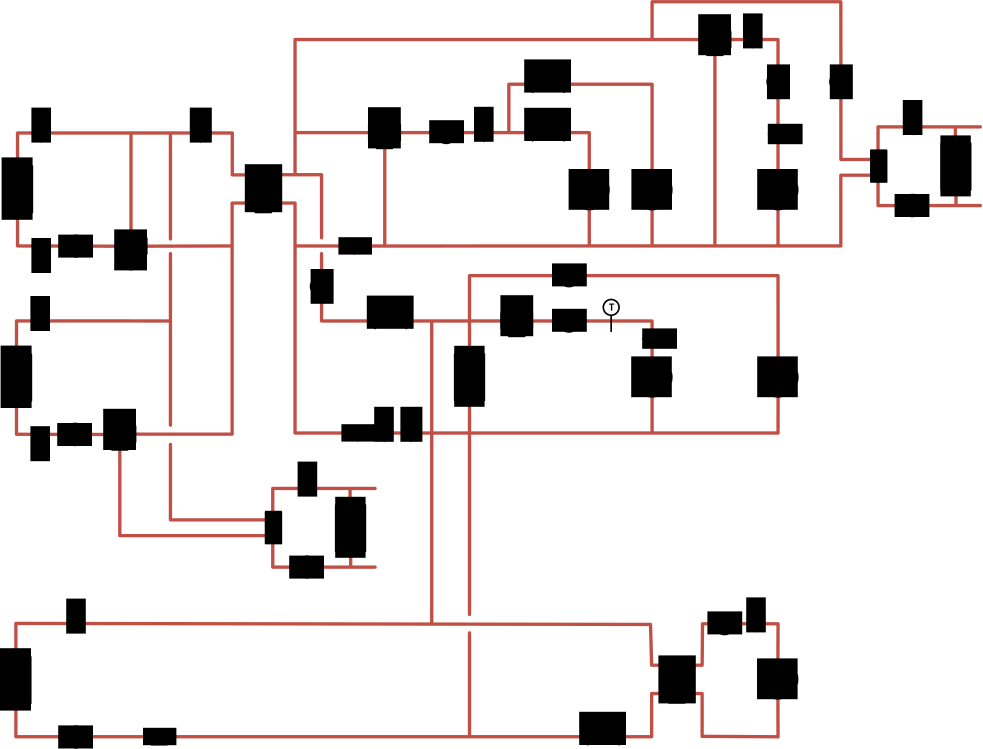
#> input picture res.png, 4911 x 3744 px (shown at 1/5 size)
$ python follow_edges.py
#> lines starting #> are read from the running program, lines starting #| are printed output that depends on the picture
from collections import namedtuple
from typing import List, Tuple, Iterator

import cv2
import numpy

Point = namedtuple('Point', 'x y')
Box = namedtuple('Box', 'x y w h')

MARKED_COLOR = [255, 0, 255]
LINE_COLOR = [70, 80, 192]
COLOR_THRESHOLD = 5
SCALE = 0.2

def is_line_pixel(pixel: numpy.ndarray) -> bool:
    return LINE_COLOR[0] - COLOR_THRESHOLD <= pixel[0] <= LINE_COLOR[0] + COLOR_THRESHOLD and LINE_COLOR[
        1] - COLOR_THRESHOLD <= pixel[1] <= LINE_COLOR[1] + COLOR_THRESHOLD and LINE_COLOR[2] - COLOR_THRESHOLD <= \
           pixel[2] <= LINE_COLOR[2] + COLOR_THRESHOLD


def inside(point: Point, box: Box) -> bool:
    return box.x <= point.x <= box.x + box.w and box.y <= point.y <= box.y + box.h


def expand_pixel(img: numpy.ndarray, pos: Point, candidates: List[Point]) -> ():
    img[pos.y, pos.x] = MARKED_COLOR

    # Check for black pixels which are node candidates
    if (img[pos.y - 1, pos.x] == [0, 0, 0]).all():
        candidates.append(Point(pos.y - 1, pos.x))
    if (img[pos.y, pos.x + 1] == [0, 0, 0]).all():
        candidates.append(Point(pos.y, pos.x + 1))
    if (img[pos.y, pos.x - 1] == [0, 0, 0]).all():
        candidates.append(Point(pos.y, pos.x - 1))
    if (img[pos.y + 1, pos.x] == [0, 0, 0]).all():
        candidates.append(Point(pos.y + 1, pos.x))

    if is_line_pixel(img[pos.y - 1, pos.x]):
        expand_pixel(img, Point(pos.x, pos.y - 1), candidates)
    if is_line_pixel(img[pos.y, pos.x + 1]):
        expand_pixel(img, Point(pos.x + 1, pos.y), candidates)
    if is_line_pixel(img[pos.y, pos.x - 1]):
        expand_pixel(img, Point(pos.x - 1, pos.y), candidates)
    if is_line_pixel(img[pos.y + 1, pos.x]):
        expand_pixel(img, Point(pos.x, pos.y + 1), candidates)


def get_adjacent_nodes(img: numpy.ndarray, start: Point, startbox: Box) -> Iterator[Tuple[int, int]]:
    # Downsample image to prevent stack overflow
    scale_img = cv2.resize(img,  # original image
                           (0, 0),  # set fx and fy, not the final size
                           fx=SCALE,
                           fy=SCALE,
                           interpolation=cv2.INTER_NEAREST)

    # Create empty candidates list to be filled by the recursive pixel filling algorithm
    candidates = []
    scale_start = Point(int(start.x * SCALE), int(start.y * SCALE))
    expand_pixel(scale_img, scale_start, candidates)
    cv2.imwrite('algo.png', scale_img)

    # Upscale node coordinates
    return map(lambda node: (int(node[0]/SCALE), int(node[1]/SCALE)), candidates)


img = cv2.imread('res.png')
#> img is the input picture: shape (3744, 4911, 3); mean B, G, R 226.8, 227.2, 231.3
nodeList = get_adjacent_nodes(img, Point(270, 665), (0, 0, 0, 0))
#> in get_adjacent_nodes, `scale_img = cv2.resize(img,`:
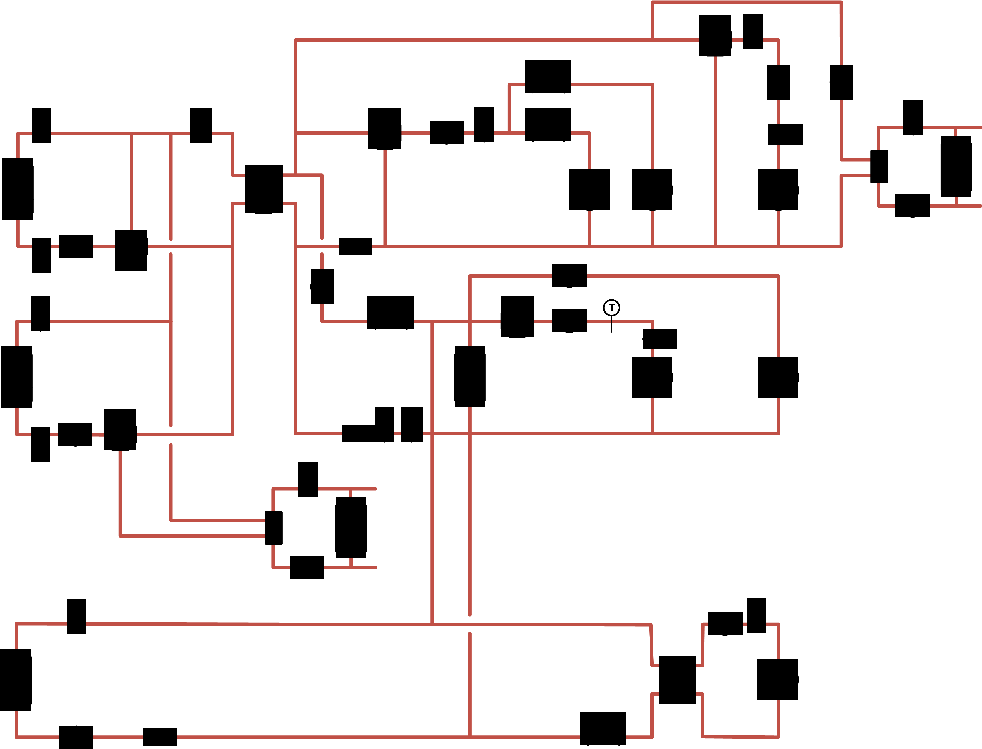
#> scale_img: shape (749, 982, 3); mean B, G, R 226.8, 227.2, 231.4
#> in expand_pixel (call 2), `img[pos.y, pos.x] = MARKED_COLOR`: img: shape (749, 982, 3); mean B, G, R 226.8, 227.2, 231.4
#> in expand_pixel (call 3), `img[pos.y, pos.x] = MARKED_COLOR`: img: shape (749, 982, 3); mean B, G, R 226.8, 227.2, 231.4
#> in expand_pixel (call 4), `img[pos.y, pos.x] = MARKED_COLOR`: img: shape (749, 982, 3); mean B, G, R 226.8, 227.2, 231.4
#> in expand_pixel (call 5), `img[pos.y, pos.x] = MARKED_COLOR`: img: shape (749, 982, 3); mean B, G, R 226.8, 227.2, 231.4
#> in expand_pixel (call 6), `img[pos.y, pos.x] = MARKED_COLOR`: img: shape (749, 982, 3); mean B, G, R 226.8, 227.2, 231.4
#> in expand_pixel (call 7), `img[pos.y, pos.x] = MARKED_COLOR`: img: shape (749, 982, 3); mean B, G, R 226.8, 227.2, 231.4
#> in expand_pixel (call 8), `img[pos.y, pos.x] = MARKED_COLOR`: img: shape (749, 982, 3); mean B, G, R 226.8, 227.2, 231.4
#> in expand_pixel (call 9), `img[pos.y, pos.x] = MARKED_COLOR`: img: shape (749, 982, 3); mean B, G, R 226.8, 227.2, 231.4
#> in expand_pixel (call 10), `img[pos.y, pos.x] = MARKED_COLOR`: img: shape (749, 982, 3); mean B, G, R 226.8, 227.2, 231.4
#> in expand_pixel (call 11), `img[pos.y, pos.x] = MARKED_COLOR`: img: shape (749, 982, 3); mean B, G, R 226.8, 227.2, 231.4
#> in expand_pixel (call 12), `img[pos.y, pos.x] = MARKED_COLOR`: img: shape (749, 982, 3); mean B, G, R 226.8, 227.2, 231.4
#> in expand_pixel (call 13), `img[pos.y, pos.x] = MARKED_COLOR`: img: shape (749, 982, 3); mean B, G, R 226.8, 227.2, 231.4
#> in expand_pixel (call 14), `img[pos.y, pos.x] = MARKED_COLOR`: img: shape (749, 982, 3); mean B, G, R 226.8, 227.2, 231.4
#> in expand_pixel (call 15), `img[pos.y, pos.x] = MARKED_COLOR`: img: shape (749, 982, 3); mean B, G, R 226.8, 227.2, 231.4
#> in expand_pixel (call 16), `img[pos.y, pos.x] = MARKED_COLOR`: img: shape (749, 982, 3); mean B, G, R 226.8, 227.2, 231.4
#> in expand_pixel (call 17), `img[pos.y, pos.x] = MARKED_COLOR`: img: shape (749, 982, 3); mean B, G, R 226.8, 227.2, 231.4
#> in expand_pixel (call 18), `img[pos.y, pos.x] = MARKED_COLOR`: img: shape (749, 982, 3); mean B, G, R 226.8, 227.2, 231.4
#> in expand_pixel (call 19), `img[pos.y, pos.x] = MARKED_COLOR`: img: shape (749, 982, 3); mean B, G, R 226.8, 227.2, 231.4
#> in expand_pixel (call 20), `img[pos.y, pos.x] = MARKED_COLOR`: img: shape (749, 982, 3); mean B, G, R 226.8, 227.2, 231.4
#> in expand_pixel (call 21), `img[pos.y, pos.x] = MARKED_COLOR`: img: shape (749, 982, 3); mean B, G, R 226.8, 227.2, 231.4
#> in expand_pixel (call 22), `img[pos.y, pos.x] = MARKED_COLOR`: img: shape (749, 982, 3); mean B, G, R 226.8, 227.2, 231.4
#> in expand_pixel (call 23), `img[pos.y, pos.x] = MARKED_COLOR`: img: shape (749, 982, 3); mean B, G, R 226.8, 227.2, 231.4
#> in expand_pixel (call 24), `img[pos.y, pos.x] = MARKED_COLOR`: img: shape (749, 982, 3); mean B, G, R 226.8, 227.2, 231.4
#> in expand_pixel (call 25), `img[pos.y, pos.x] = MARKED_COLOR`: img: shape (749, 982, 3); mean B, G, R 226.8, 227.2, 231.4
#> in expand_pixel (call 26), `img[pos.y, pos.x] = MARKED_COLOR`: img: shape (749, 982, 3); mean B, G, R 226.8, 227.2, 231.4
#> in expand_pixel (call 27), `img[pos.y, pos.x] = MARKED_COLOR`: img: shape (749, 982, 3); mean B, G, R 226.8, 227.2, 231.4
#> in expand_pixel (call 28), `img[pos.y, pos.x] = MARKED_COLOR`: img: shape (749, 982, 3); mean B, G, R 226.8, 227.2, 231.4
#> in expand_pixel (call 29), `img[pos.y, pos.x] = MARKED_COLOR`: img: shape (749, 982, 3); mean B, G, R 226.8, 227.2, 231.4
#> in expand_pixel (call 30), `img[pos.y, pos.x] = MARKED_COLOR`: img: shape (749, 982, 3); mean B, G, R 226.8, 227.2, 231.4
#> in expand_pixel (call 31), `img[pos.y, pos.x] = MARKED_COLOR`: img: shape (749, 982, 3); mean B, G, R 226.8, 227.2, 231.4
#> in expand_pixel (call 32), `img[pos.y, pos.x] = MARKED_COLOR`: img: shape (749, 982, 3); mean B, G, R 226.8, 227.2, 231.4
#> in expand_pixel (call 33), `img[pos.y, pos.x] = MARKED_COLOR`: img: shape (749, 982, 3); mean B, G, R 226.8, 227.2, 231.4
#> in expand_pixel (call 34), `img[pos.y, pos.x] = MARKED_COLOR`: img: shape (749, 982, 3); mean B, G, R 226.8, 227.2, 231.4
#> in expand_pixel (call 35), `img[pos.y, pos.x] = MARKED_COLOR`: img: shape (749, 982, 3); mean B, G, R 226.8, 227.2, 231.4
#> in expand_pixel (call 36), `img[pos.y, pos.x] = MARKED_COLOR`: img: shape (749, 982, 3); mean B, G, R 226.8, 227.2, 231.4
#> in expand_pixel (call 37), `img[pos.y, pos.x] = MARKED_COLOR`: img: shape (749, 982, 3); mean B, G, R 226.8, 227.2, 231.4
#> in expand_pixel (call 38), `img[pos.y, pos.x] = MARKED_COLOR`: img: shape (749, 982, 3); mean B, G, R 226.8, 227.2, 231.4
#> in expand_pixel (call 39), `img[pos.y, pos.x] = MARKED_COLOR`: img: shape (749, 982, 3); mean B, G, R 226.8, 227.2, 231.4
#> in expand_pixel (call 39), `expand_pixel(img, Point(pos.x + 1, pos.y), candidates)`:
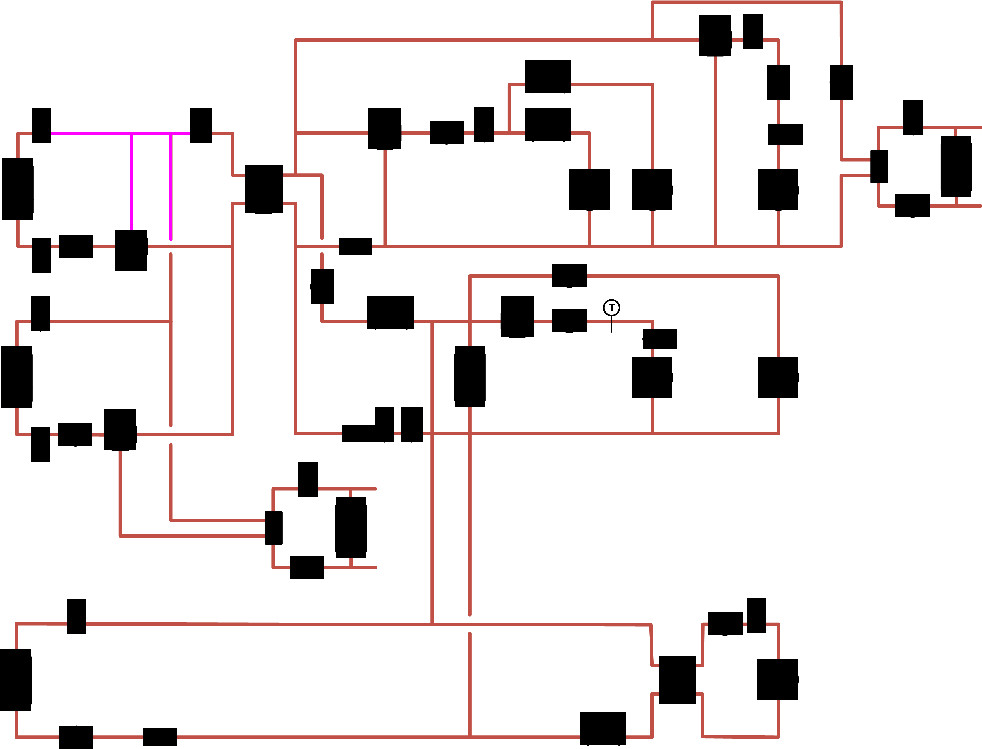
#> img: shape (749, 982, 3); mean B, G, R 227.1, 227.1, 231.5

for node in nodeList:
    cv2.circle(img,(node[1], node[0]), 2, (255, 0, 0), 3)
#> this loop made 9 passes
#> node on passes 1 to 9: (660, 950), (665, 950), (670, 950), (1150, 660), (1150, 655), (1150, 650), (660, 250), (665, 250), (670, 250)
#> img: shape (3744, 4911, 3)
    #print(node)

cv2.imwrite('nodes.png', img)
